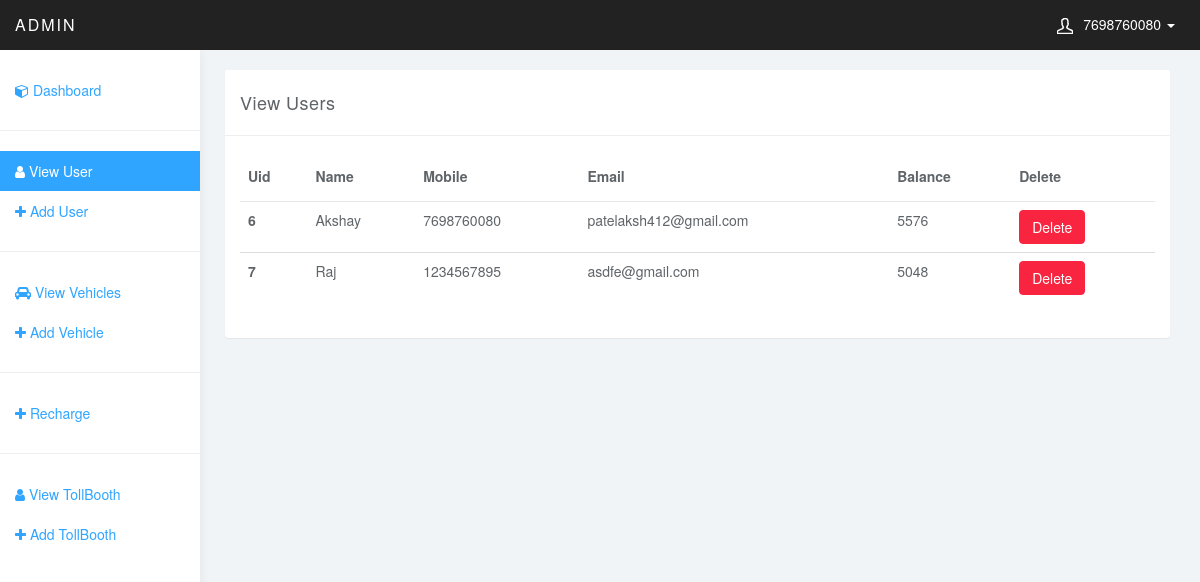
Screenshot of /admin/view-user.php (signed in) with the database file from the repository.
### tables this page shows
CREATE TABLE `ttusers` (
  `uid` int(11) NOT NULL,
  `fname` varchar(50) NOT NULL,
  `lname` varchar(50) NOT NULL,
  `mobile` varchar(15) NOT NULL,
  `email` varchar(50) NOT NULL,
  `passwd` varchar(20) NOT NULL,
  `balance` varchar(8) NOT NULL
);

### admin/view-user.php (the view, shortened to what this page needs)
<!DOCTYPE html>
<html xmlns="http://www.w3.org/1999/html">
    <head>
        <?php include "design.php"; ?>
    </head>
<body>
<?php include "sidebar.php"; ?>
    <div class="container-fluid">
        <div class="col-sm-9 col-sm-offset-3 col-lg-10 col-lg-offset-2 main">
            <div class="row">
                <div class="col-lg-12">
                    <br>
                </div>
            </div>
            <div class="row">
                <div class="col-lg-12">
                    <div class="panel panel-default">
                        <div class="panel-heading">View Users</div>
                        <div class="panel-body">
                            <div class="row">
                                <div class="col-sm-12">
                                    <table class="table">
                                        <thead class="thead-inverse">
                                            <tr>
                                                <th>Uid</th>
                                                <th>Name</th>
                                                <th>Mobile</th>
                                                <th>Email</th>
                                                <th>Balance</th>
                                                <th>Delete</th>
                                            </tr>
                                        </thead>
                                        <tbody>
                                            <?php
                                            include "../connect.php";
                                            $res = mysqli_query($link,"select * from ttusers")or die(mysqli_errno($link));
                                            while ($row = mysqli_fetch_array($res))
                                            {
                                                $id=$row['uid'];
                                                $fname=$row['fname'];
                                                $mobile=$row['mobile'];
                                                $email=$row['email'];
                                                $balance=$row['balance'];
                                                ?>
                                                <tr>
                                                    <th scope="row"><?php echo $id; ?></th>
                                                    <td><?php echo $fname;?></td>
                                                    <td><?php echo $mobile; ?></td>
                                                    <td><?php echo $email; ?></td>
                                                    <td><?php echo $balance; ?></td>
                                                    <td><a href="<?php echo 'delete-user.php?id='.$id; ?>" class="btn btn-danger">Delete</a></td>
                                                </tr>
                                            <?php } ?>
                                        </tbody>
                                    </table>
                                </div>
                            </div>
                        </div>
                    </div>
                </div>
            </div>
        </div>
    </div>
</body>
</html>

### admin/css/styles.css (style rules this page uses)
body { background: #f1f4f7; padding-top: 50px; color: #5f6468; }
a, a:hover, a:focus { color: #30a5ff; }
.btn-danger, .btn-danger:hover, .btn-danger:focus, .btn-danger:active, .btn-danger.active, .open > .dropdown-toggle.btn-danger, .btn-danger.disabled, .btn-danger[disabled], fieldset[disabled] .btn-danger, .btn-danger.disabled:hover, .btn-danger[disabled]:hover, fieldset[disabled] .btn-danger:hover, .btn-danger.disabled:focus, .btn-danger[disabled]:focus, fieldset[disabled] .btn-danger:focus, .btn-danger.disabled:active, .btn-danger[disabled]:active, fieldset[disabled] .btn-danger:active, .btn-danger.disabled.active, .btn-danger[disabled].active, fieldset[disabled] .btn-danger.active { background-color: #f9243f; border-color: #f9243f; }
.panel { border: 0; }
.panel-heading { font-size: 18px; font-weight: 300; letter-spacing: 0.025em; height: 66px; line-height: 45px; }
.panel-default .panel-heading { background: #fff; border-bottom: 1px solid #eee; color: #5f6468; }
.table { background: #fff; }
.table>thead>tr>th { border-bottom: 1px solid #e6e7e8; vertical-align: middle; height: 50px; }

### rows the page displays
ttusers: uid "6", fname "Akshay", mobile "7698760080", email "patelaksh412@gmail.com", balance "5576"
ttusers: uid "7", fname "Raj", mobile "1234567895", email "asdfe@gmail.com", balance "5048"

### other values shown
$_SESSION['username'] "7698760080"
